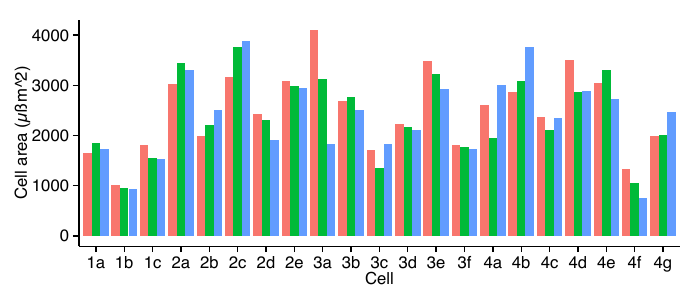

Generate this figure with R:
library(ggplot2)
library(reshape)

areas <- read.delim('~/Dropbox/densitypaper/SupplementaryFigures/FixationAndVolume/Areas_All.txt',
                    header=T, stringsAsFactors=F)

numericcols <- c('Ethanol','Fixed','Live');


for (col in numericcols){
  areas[[col]] <- as.numeric(areas[[col]])
}

areamelt <- melt(areas,id.var='Classifier')

areamelt$variable <- factor(areamelt$variable, levels = c('Live','Fixed','Ethanol'))

pdf('~/Dropbox/densitypaper/SupplementaryFigures/FixationAndVolume/Area.pdf',width=7,height=3)
ggplot(areamelt, aes(x=Classifier,y=value*.125*.125,fill=variable)) +
  geom_bar(stat='identity',position="dodge") +
  theme_classic() +
  xlab('Cell') + ylab('Cell area (µßm^2)') +
  theme(axis.title=element_text(size="12"), axis.text=element_text(size='12'),
        legend.position='none')
dev.off()
